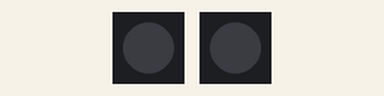
Simulated run of this program. Board: ESP32-S3. Shown: 2 × 1 RGB LEDs in strip order, left to right. Dim RGB values are drawn brighter than linear.

Above: at 0.2 s.
At 1.7 s:
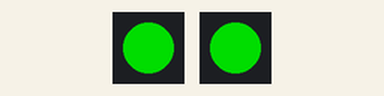
Timing chart, 0 to 3.0 s (numbered marks = the images above):
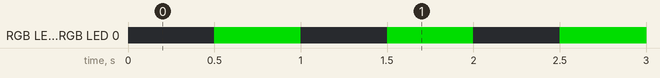

The program:

main.cpp
```cpp
#include <Arduino.h>
#include <Adafruit_NeoPixel.h>

#define NEO_PIXEL_DEFAULT PIN_NEOPIXEL
#define NEO_PIXEL_WEATHER_WING 10
#define DELAY_VALUE 500

Adafruit_NeoPixel PIXEL_BUILTIN(1, NEO_PIXEL_DEFAULT);
Adafruit_NeoPixel PIXEL_WEATHER_WING(1, NEO_PIXEL_WEATHER_WING, NEO_GRB + NEO_KHZ800);

void setup() {
  pinMode(LED_BUILTIN, OUTPUT);
  PIXEL_BUILTIN.begin();
  PIXEL_WEATHER_WING.begin();
}

void loop() {
  PIXEL_BUILTIN.clear();
  PIXEL_WEATHER_WING.clear();

  PIXEL_BUILTIN.show();
  PIXEL_WEATHER_WING.show();

  digitalWrite(LED_BUILTIN, LOW);

  delay(DELAY_VALUE);

  PIXEL_BUILTIN.setPixelColor(0, PIXEL_BUILTIN.Color(0, 150, 0));
  PIXEL_WEATHER_WING.setPixelColor(0, PIXEL_WEATHER_WING.Color(0, 150, 0));

  PIXEL_BUILTIN.show();
  PIXEL_WEATHER_WING.show();

  digitalWrite(LED_BUILTIN, HIGH);

  delay(DELAY_VALUE);
}
```

Measured:
- by itself, RGB LED 0, RGB LED 0: alternates RGB(0, 150, 0) for 0.50 s and off for 0.50 s
